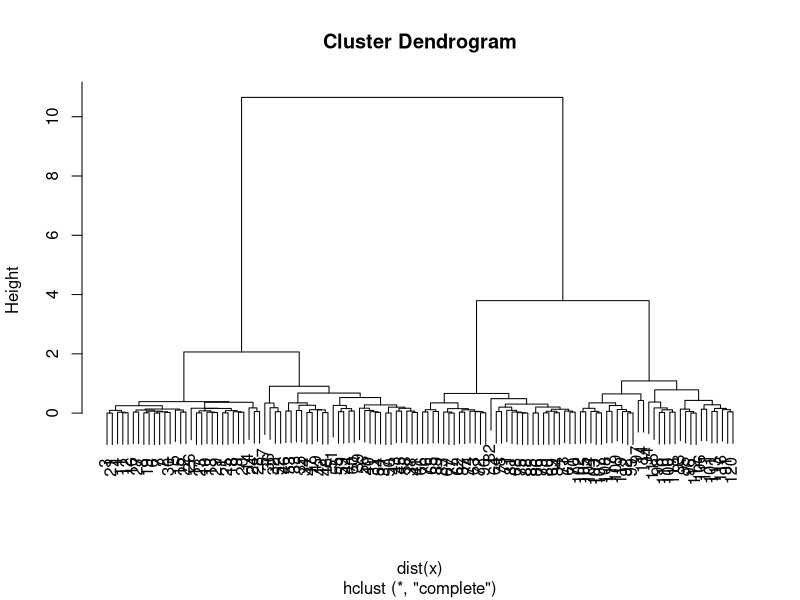

The R source for this figure: (Note: this script raises an error after producing the figure.)
set.seed(1)
### three-dimensional case
### p = 3 and n = 100
x<-rbind(matrix(rnorm(90,sd=0.1),ncol=3),
         matrix(rnorm(90,mean=1,sd=0.2),ncol=3),
         matrix(rnorm(90,mean=5,sd=0.1),ncol=3),
         matrix(rnorm(90,mean=7,sd=0.2),ncol=3))

x <- x[,-3]

set.seed(8)
x.miss <- x
x.miss[sample(1:(1*120),20),1] <- NA
x <- x.miss

plot((hclust(dist(x))))

hcluster <- hclust(dist(x,method="euclidean"),method = "complete")

# defining some clusters
mycl <- cutree(hcluster, k=2:10)

res<-NbClust(x, distance = "euclidean", min.nc=2, max.nc=8, 
             method = "complete", index = "ch")
res$All.index
res$Best.nc
res$Best.partition

ch.index <- function(x, cl) {
  n <- length(cl)
  k <- max(cl)
  centers <- matrix(nrow = k, ncol = ncol(x))
  for (i in 1:k) {
    if (ncol(x) == 1) {
      centers[i, ] <- mean(x[cl == i, ])
    }
    if (is.null(dim(x[cl == i, ]))) {
      bb <- matrix(x[cl == i, ], byrow = FALSE, nrow = 1, 
                   ncol = ncol(x))
      centers[i, ] <- apply(bb, 2, mean)
    }
    else {
      centers[i, ] <- apply(x[cl == i, ], 2, mean,na.rm=TRUE) ### mean for cluster i
    }
  }
  allmean <- apply(x, 2, mean,na.rm=TRUE) ### overall mean
  dmean <- sweep(x, 2, allmean, "-")
  ## dmean2 <- t(t(x) - allmean)
  ## dmean2 == dmean
  allmeandist <- sum(dmean^2,na.rm=TRUE) ## total sum of squares
  withins <- rep(0, k)
  x.2 <- (x - centers[cl, ])^2
  for (i in 1:k) {
    withins[i] <- sum(x.2[cl == i, ],na.rm=TRUE)
  }
  wgss <- sum(withins)
  bgss <- allmeandist - wgss
  
  ### calculating bgss ## between cluster variation
  bgss_star <- 0
  for(i in 1:k){
    bgss_star <- bgss_star + (sum(cl==i)*((sum((centers[i,] - allmean)^2,na.rm=TRUE))))
  }
  
  ### bgss_star is the same as bgss if there's no missing data!
  
  ch <- (bgss/(k-1))/(wgss/(n-k))
  
  results <- ch
  return(results)
}


indices <- apply(mycl,2,ch.index,x=x)
plot(2:10,indices)


